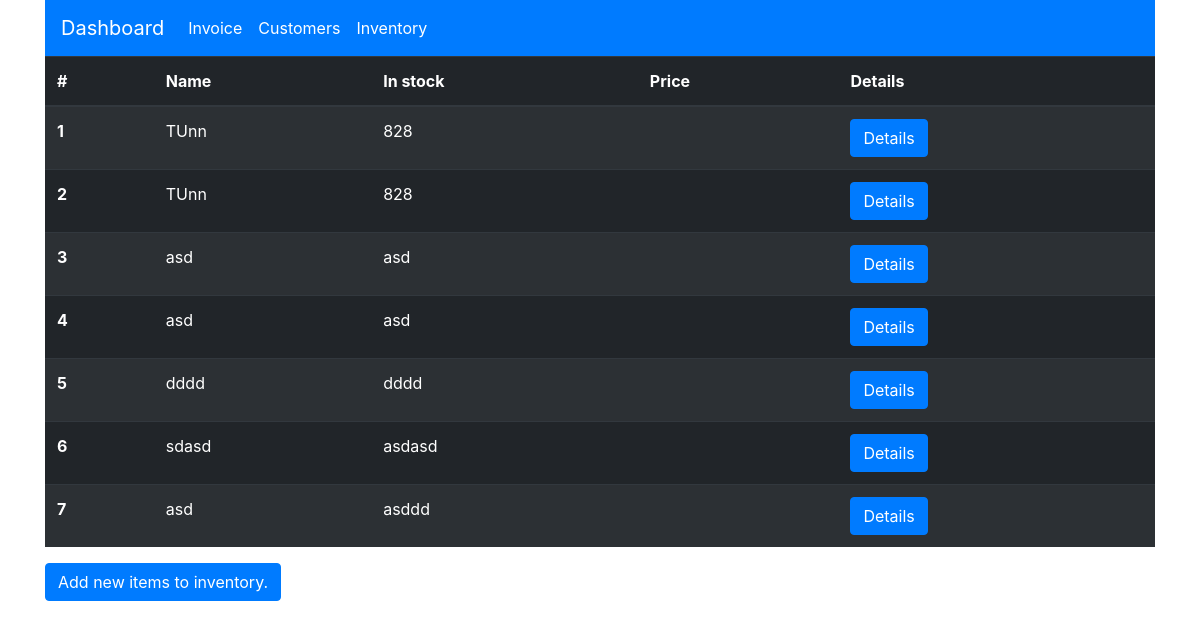
The page /inventory on the database as committed earlier.
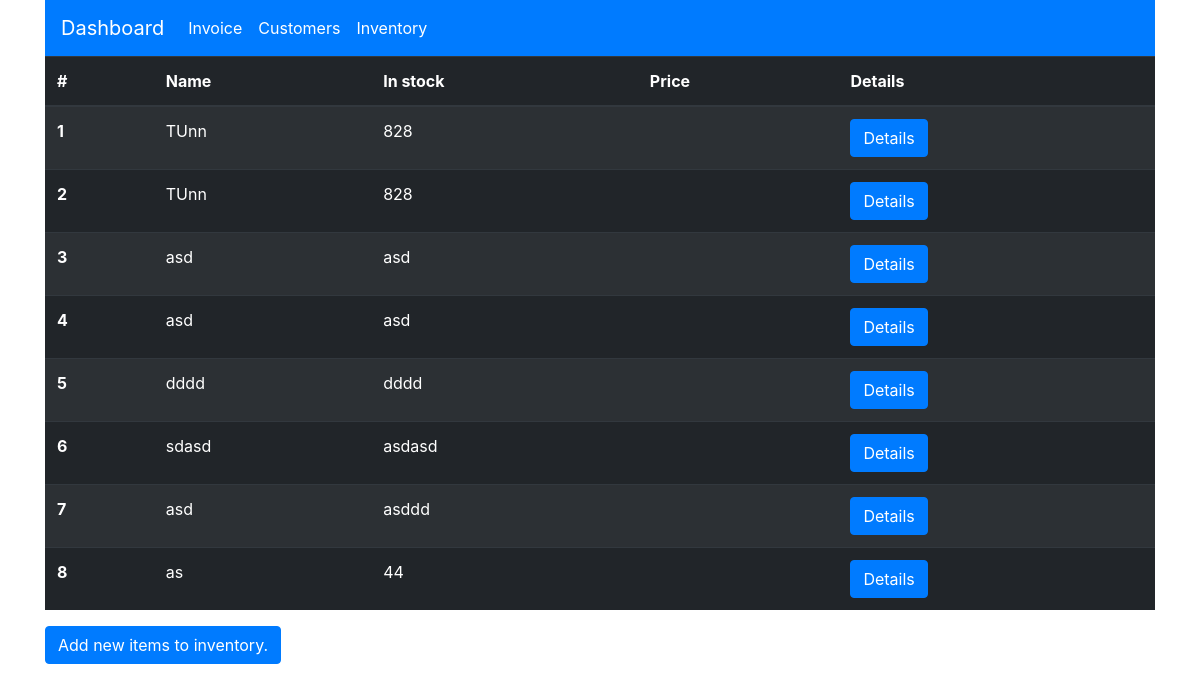
The same page on the database as committed later.
### faktura/models.py (models this page shows, shortened)
class Inventory(db.Model):
    id = db.Column(db.Integer, primary_key=True)
    name = db.Column(db.String(20), nullable=False)
    inStock = db.Column(db.Integer, nullable=False)

### faktura/routes.py (the view)
@app.route("/inventory")
def dispInventory():
    inventory = Inventory.query.all()
    return render_template('inventory.html', inventorys=inventory)

### faktura/templates/inventory.html
{% extends "layout.html" %} {% block content %}
<table class="table table-striped table-dark">
    <thead>
        <tr>
            <th scope="col">#</th>
            <th scope="col">Name</th>
            <th scope="col">In stock</th>
            <th scope="col">Price</th>
            <th scope="col">Details</th>
        </tr>
    </thead>
    <tbody>
        {% for item in inventorys %}
        <tr>
            <a href='#'>
                <th scope="row">{{item.id}}</th>
                <td>{{item.name}}</td>
                <td>{{item.inStock}}</td>
                <td>{{item.itemPrice}}</td>
                <td>
                    <a class="btn btn-primary" href="/invoice/{{item.id}}" role="button">Details</a>
                </td>
            </a>
        </tr>
        {% endfor %}
    </tbody>
</table>
<a class="btn btn-primary" href="/inventory/new" role="button">Add new items to inventory.</a>
{% endblock content %}

### faktura/templates/layout.html (shortened to what this page needs)
<!DOCTYPE html>
<html>
<head>
    <link rel="stylesheet" href="https://stackpath.bootstrapcdn.com/bootstrap/4.1.3/css/bootstrap.min.css"
>
</head>
<body>
    <div class="container">
        <nav class="navbar navbar-expand-lg navbar-dark bg-primary">
            <a class="navbar-brand" href="/">Dashboard</a>
            <div class="collapse navbar-collapse" id="navbarSupportedContent">
                <ul class="navbar-nav mr-auto">
                    <li class="nav-item active">
                        <a class="nav-link" href="/invoices">Invoice
                        </a>
                    </li>
                    <ul class="navbar-nav mr-auto">
                        <li class="nav-item active">
                            <a class="nav-link" href="/customers">Customers
                            </a>
                        </li>
                        <ul class="navbar-nav mr-auto">
                            <li class="nav-item active">
                                <a class="nav-link" href="/inventory">Inventory
                                </a>
                            </li>
            </div>
        </nav>
         {% block content %}{% endblock %}
    </div>
</body>
</html>

Rows that differ between the two databases and show on the page:
added Inventory: id "8", name "as", inStock "44"
